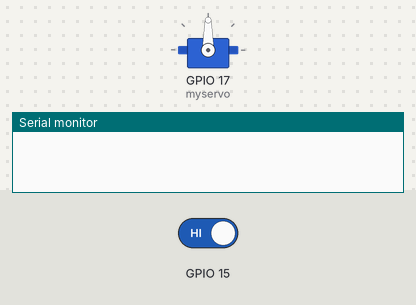
The sketch below on a simulated ESP32. On the bench: servo, the last lines printed to the serial monitor. The inputs (shaded band) are chosen by the test bench; at power-on: GPIO 15 HIGH. WiFi joins after 1.5 s; servers stay silent unless stated.

Above: at 0.0 s.
At 7.1 s:
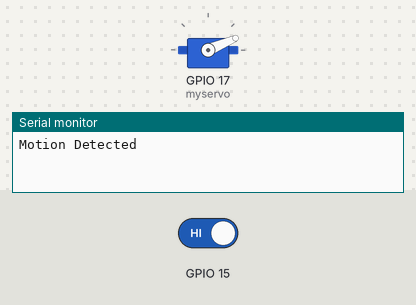
7.2 s: GPIO 15 driven HIGH
At 7.8 s:
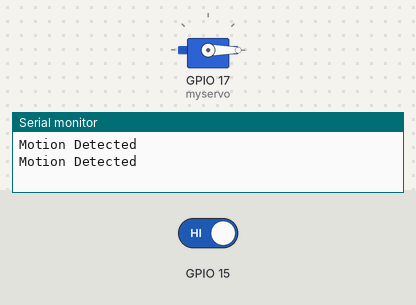
Timing chart, 0 to 17.6 s (numbered marks = the images above; inputs shaded):
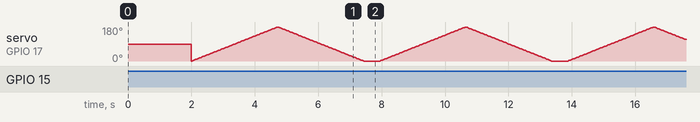

The sketch:

Untitled_2_may19a.ino
```cpp
#include "arduino_secrets.h"
/*
  Sketch generated by the Arduino IoT Cloud Thing "Untitled 2"
  https://create.arduino.cc/cloud/things/aa16e64a-0b28-4494-a02b-40f16ad64979

  Arduino IoT Cloud Variables description

  The following variables are automatically generated and updated when changes are made to the Thing

  String msg;
  bool motion;

  Variables which are marked as READ/WRITE in the Cloud Thing will also have functions
  which are called when their values are changed from the Dashboard.
  These functions are generated with the Thing and added at the end of this sketch.
*/

#include "thingProperties.h"
#include <Servo.h>

Servo myservo;

void setup() {
  pinMode(15,INPUT);
  Serial.begin(9600);
  // pinMode(17,OUTPUT);
  myservo.attach(17);
  delay(1500);

  // Defined in thingProperties.h
  initProperties();

  // Connect to Arduino IoT Cloud
  ArduinoCloud.begin(ArduinoIoTPreferredConnection);

  /*
     The following function allows you to obtain more information
     related to the state of network and IoT Cloud connection and errors
     the higher number the more granular information you’ll get.
     The default is 0 (only errors).
     Maximum is 4
 */
  setDebugMessageLevel(2);
  ArduinoCloud.printDebugInfo();
}

void loop() {
  ArduinoCloud.update();
  bool sensor;
  sensor=digitalRead(15);
  if(sensor==LOW){
    Serial.print("No motion in sight.\n\n");
    msg="No Motion Detected.";
    motion=sensor;
    digitalWrite(17,LOW);
    delay(500);

  }
  else
  {
    Serial.print("Motion Detected\n\n");
    msg="Motion Detected.";
    motion=sensor;
    digitalWrite(17,HIGH);
    delay(500);
    for (int pos = 0; pos <= 180; pos += 1) { // goes from 0 degrees to 180 degrees
    // in steps of 1 degree
    myservo.write(pos);              // tell servo to go to position in variable 'pos'
    delay(15);                       // waits 15ms for the servo to reach the position
  }
    for (int pos = 180; pos >= 0; pos -= 1) { // goes from 0 degrees to 180 degrees
    // in steps of 1 degree
    myservo.write(pos);              // tell servo to go to position in variable 'pos'
    delay(15);                       // waits 15ms for the servo to reach the position
  }

  }


}


/*
  Since Motion is READ_WRITE variable, onMotionChange() is
  executed every time a new value is received from IoT Cloud.
*/
void onMotionChange()  {
  // Add your code here to act upon Motion change
}

/*
  Since Msg is READ_WRITE variable, onMsgChange() is
  executed every time a new value is received from IoT Cloud.
*/
void onMsgChange()  {
  // Add your code here to act upon Msg change
}
```

arduino_secrets.h
```cpp
#define SECRET_DEVICE_KEY ""
#define SECRET_OPTIONAL_PASS ""
#define SECRET_SSID ""
```

thingProperties.h
```cpp
// Code generated by Arduino IoT Cloud, DO NOT EDIT.

#include <ArduinoIoTCloud.h>
#include <Arduino_ConnectionHandler.h>

const char DEVICE_LOGIN_NAME[]  = "73b2b23b-8e78-49ea-a893-2e349dbf95c0";

const char SSID[]               = SECRET_SSID;    // Network SSID (name)
const char PASS[]               = SECRET_OPTIONAL_PASS;    // Network password (use for WPA, or use as key for WEP)
const char DEVICE_KEY[]  = SECRET_DEVICE_KEY;    // Secret device password

void onMsgChange();
void onMotionChange();

String msg;
bool motion;

void initProperties(){

  ArduinoCloud.setBoardId(DEVICE_LOGIN_NAME);
  ArduinoCloud.setSecretDeviceKey(DEVICE_KEY);
  ArduinoCloud.addProperty(msg, READWRITE, ON_CHANGE, onMsgChange);
  ArduinoCloud.addProperty(motion, READWRITE, ON_CHANGE, onMotionChange);

}

WiFiConnectionHandler ArduinoIoTPreferredConnection(SSID, PASS);
```
